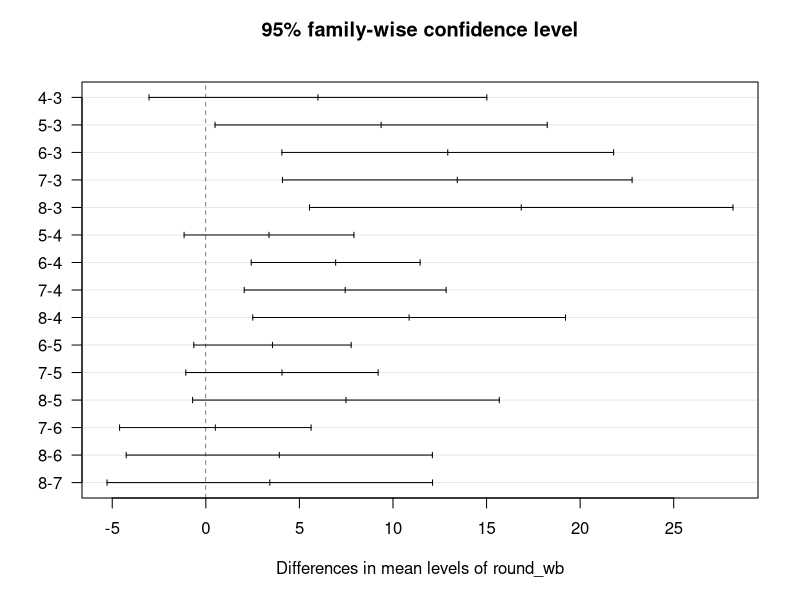

This figure's R source:
### HW13 ###
############

## Problem1
# (a)
HP <- read.csv('HappyIndex.csv', header=TRUE)
HD <- data.frame(Rank=HP[,1],Country=HP[,2],LifeExpectancy=HP[,4],Wellbeing=HP[,5],
                 Footprint=HP[,7],InequalityOutcome=HP[,8],HPI=HP[,11])

HD$round_wb = factor(round(HD$Wellbeing))
an = aov(HPI ~ round_wb, data=HD)
summary(an)

# (b)
(tkh = TukeyHSD(an, conf.level = 0.95))
plot(tkh, las=1)
